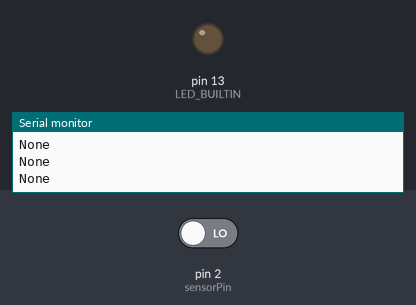
A sketch run on a simulated Arduino Uno, built with avr-gcc and run on an emulated ATmega328P. Parts: output pins drawn as LEDs (lit = HIGH), the last lines printed to the serial monitor. The test bench sets the inputs (shaded band); at power-on: pin 2 (sensorPin) LOW.

Above: at 2.8 s.
2.9 s: pin 2 (sensorPin) driven HIGH
At 3.8 s:
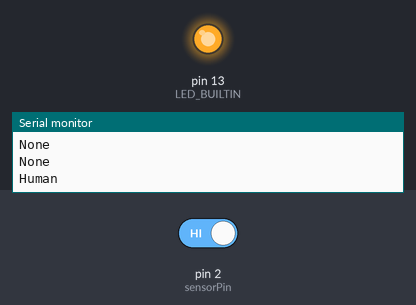
7.0 s: pin 2 (sensorPin) driven LOW
At 7.4 s:
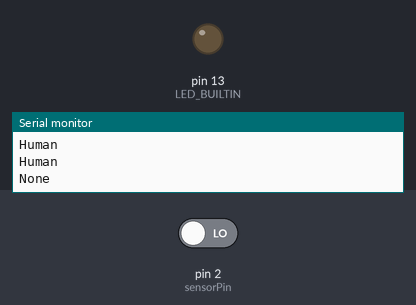
Timing chart, 0 to 10.0 s (numbered marks = the images above; inputs shaded):
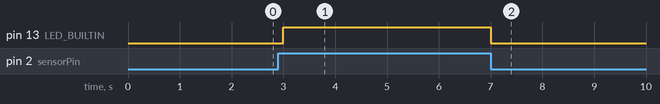

Measured:
- after the input at 2.9 s, pin 13 (LED_BUILTIN): LOW → HIGH after 0.10 s
- after the input at 7.0 s, pin 13 (LED_BUILTIN): HIGH → LOW at once

The sketch:

McrowaveSensor.ino
```cpp
int sensorPin = 2;
void setup() {
  // put your setup code here, to run once:
  pinMode(LED_BUILTIN,OUTPUT);
  pinMode(sensorPin,INPUT);
  Serial.begin(9600);
}

void loop() {
  // put your main code here, to run repeatedly:
  if(digitalRead(sensorPin)==HIGH){
    digitalWrite(LED_BUILTIN,HIGH);
    Serial.write("Human");
    delay(1000);
    digitalWrite(LED_BUILTIN,LOW);
  }else{
    Serial.write("None");
    delay(1000);
  }
  Serial.println();
}
```
